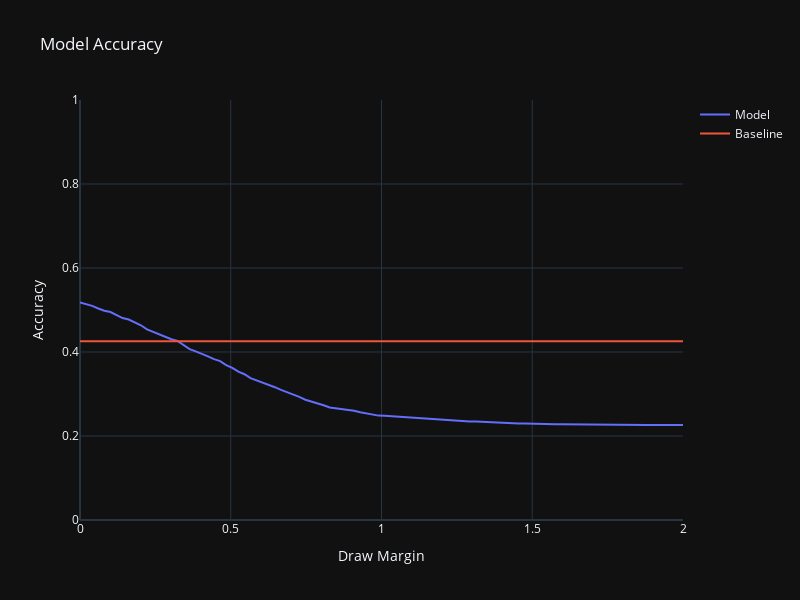

The code cell stored with this chart in its notebook:
### Code cell
margins = np.linspace(0, 2, 100)
acc = []
for margin in margins:
    conditions = [
        results < -margin, 
        np.abs(results) <= margin, 
        results > margin
    ]

    choices = [-1, 0, 1]

    results_mapped = np.select(conditions, choices)

    acc.append(sum(results_mapped == obs_test.detach().numpy()) / len(obs_test))

baseline_acc = max([sum(obs_test.detach().numpy() == i) / len(obs_test) for i in [-1, 0, 1]])

fig = go.Figure()
fig.add_trace( go.Scatter(x=margins, y=acc, mode='lines', name='Model') )
fig.add_trace( go.Scatter(x=margins, y=[baseline_acc] * len(margins), mode='lines', name='Baseline') )
fig.update_layout(title='Model Accuracy', xaxis_title='Draw Margin', yaxis_title='Accuracy', width=800, height=600)
fig.update_yaxes(range=[0, 1])
fig.show()
